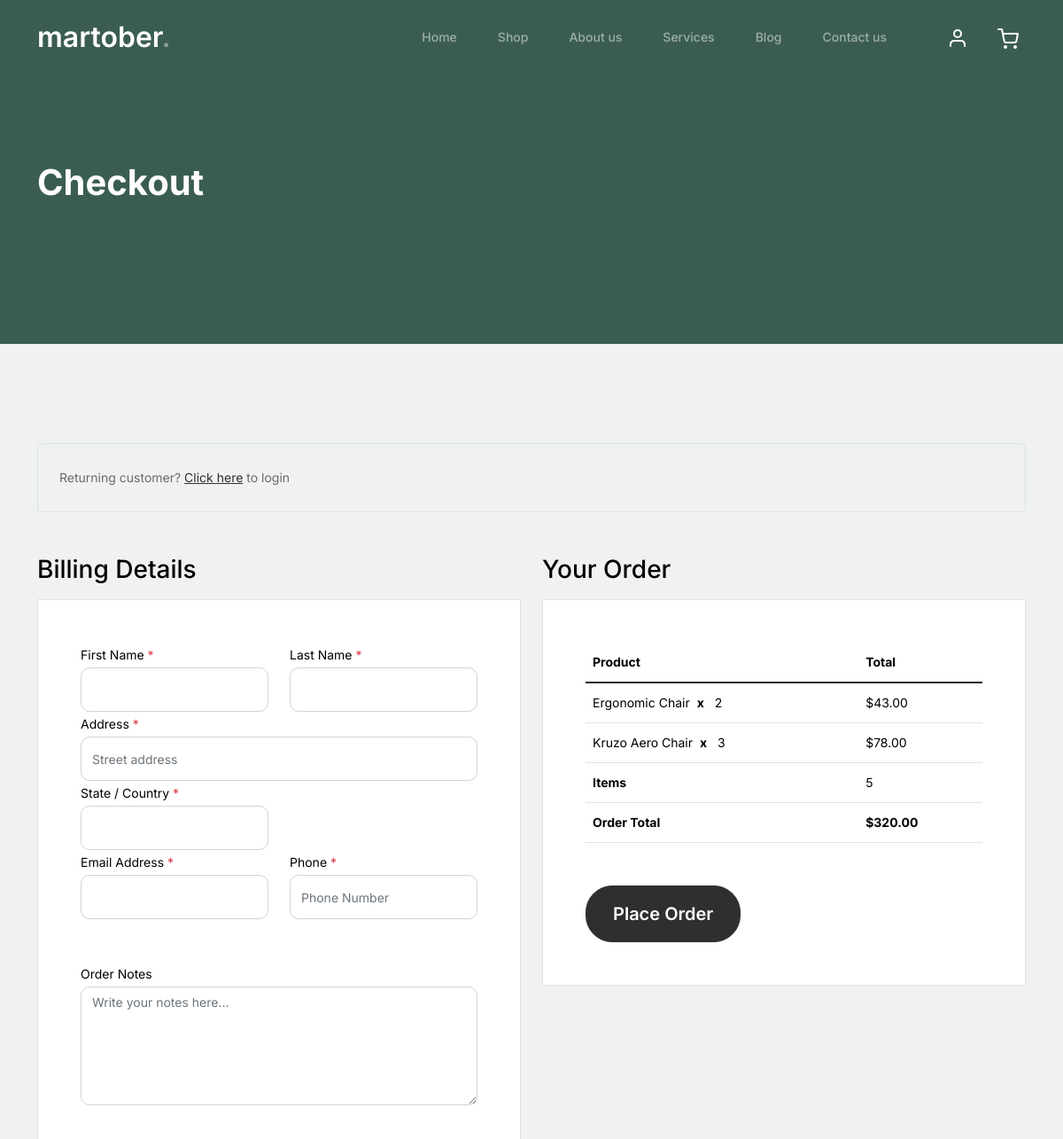
/checkout/ (signed in, upper part), run on an earlier commit of the app's database.
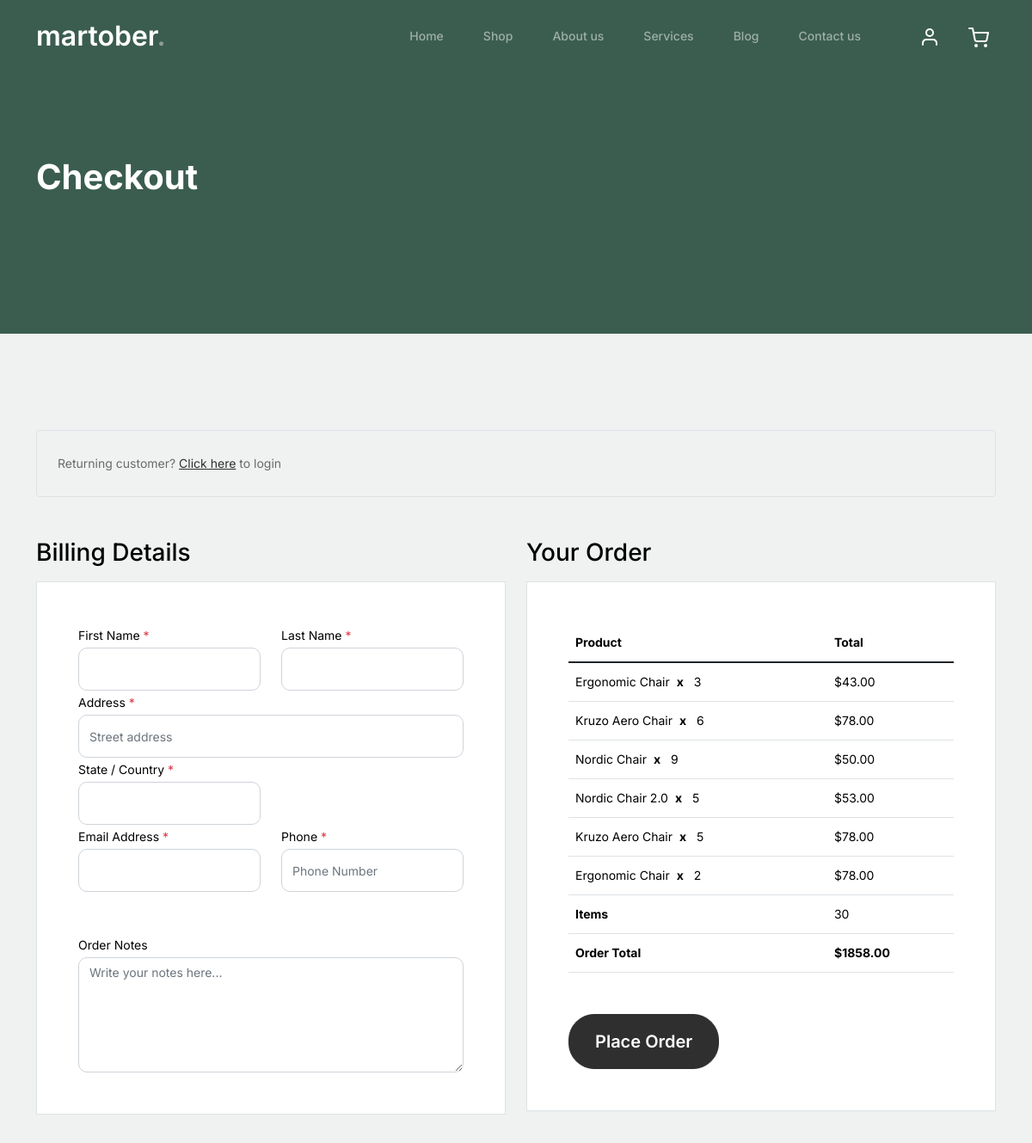
And on a later commit of the database.
### app/models.py (models this page shows, shortened)
class OrderItem(models.Model):
    product = models.ForeignKey(Product, on_delete=models.SET_NULL, blank=True, null=True)
    order = models.ForeignKey(Order, on_delete=models.SET_NULL, blank=True, null=True)
    quantity = models.IntegerField(default=0, null=True, blank=True)
    date_added = models.DateTimeField(auto_now_add=True)
    @property
    def get_total(self):
        total = self.product.price * self.quantity
        return total

class Product(models.Model):
    name = models.CharField(max_length=200, null=True)
    price = models.FloatField(max_length=200, null=True)
    chair = models.BooleanField(default=False, null=True)
    sofa = models.BooleanField(default=False, null=True)
    table = models.BooleanField(default=False, null=True)
    image = models.ImageField(null=True, blank=True)

class Order(models.Model):
    customer = models.ForeignKey(Customer, on_delete=models.SET_NULL, null=True, blank=False)
    date_order = models.DateTimeField(auto_now_add=True)
    complete = models.BooleanField(default=False, null=True, blank=False)
    transaction_id = models.CharField(max_length=200, null=True)
    @property
    def get_cart_items(self):
        orderitems = self.orderitem_set.all()
        total = sum([item.quantity for item in orderitems])
        return total
    @property
    def get_cart_total(self):
        orderitems = self.orderitem_set.all()
        total = sum([item.get_total for item in orderitems])
        return total

### app/views.py (the view)
# urls.py: path('checkout/', views.checkout, name="checkout"),
def checkout(request):
    if request.user.is_authenticated:
        customer = request.user.customer
        order, created = Order.objects.get_or_create(customer = customer, complete=False)
        items = order.orderitem_set.all()
    else:
        items = []
        order = {'get_cart_items':0, 'get_cart_total':0}
    context= {'items':items, 'order':order}
    return render(request, 'app/checkout.html', context)

### app/templates/app/checkout.html (shortened to what the changed rows need)
{% load static %}
<!doctype html>
<html lang="en">
<head>
		<link href="{%static 'app/css/bootstrap.min.css' %}" rel="stylesheet">
		<link href="https://cdnjs.cloudflare.com/ajax/libs/font-awesome/6.0.0-beta3/css/all.min.css" rel="stylesheet">
		<link href="{%static 'app/css/tiny-slider.css' %}" rel="stylesheet">
		<link href="{%static 'app/css/style.css' %}" rel="stylesheet">
	</head>
	<body>
			<div class="hero">
				<div class="container">
					<div class="row justify-content-between">
						<div class="col-lg-5">
							<div class="intro-excerpt">
								<h1>Checkout</h1>
							</div>
						</div>
					</div>
				</div>
			</div>
		<div class="untree_co-section">
		    <div class="container">
		      <div class="row">
		        <div class="col-md-6 mb-5 mb-md-0">
		          <h2 class="h3 mb-3 text-black">Billing Details</h2>
		        </div>
		        <div class="col-md-6">
		          <div class="row mb-5">
		            <div class="col-md-12">
		              <h2 class="h3 mb-3 text-black">Your Order</h2>
		              <div class="p-3 p-lg-5 border bg-white">
		                <table class="table site-block-order-table mb-5">
		                  <thead>
		                    <th>Product</th>
		                    <th>Total</th>
		                  </thead>
		                  <tbody>
							{% for item in items  %}
		                    <tr>
		                      <td>{{item.product.name}}<strong class="mx-2">x</strong> {{item.quantity}}</td>
		                      <td>${{item.product.price | floatformat:2}}</td>
		                    </tr>
		                    {% endfor %}
		                    <tr>
		                      <td class="text-black font-weight-bold"><strong>Items</strong></td>
		                      <td class="text-black">{{order.get_cart_items}}</td>
		                    </tr>
		                    <tr>
		                      <td class="text-black font-weight-bold"><strong>${{order.get_cart_total | floatformat:2}}</strong></td>
		                    </tr>
		                  </tbody>
		                </table>
		              </div>
		            </div>
		          </div>
		        </div>
		      </div>
		    </div>
		  </div>
	</body>
</html>

What changed in the data, as far as the page shows it:
changed OrderItem (number 1 of 6 on the later page): quantity "2" → "3"
changed OrderItem (number 2 of 6 on the later page): quantity "3" → "6"
added OrderItem: product.name "Nordic Chair", quantity "9", product.price "50.00"
added OrderItem: product.name "Nordic Chair 2.0", quantity "5", product.price "53.00"
added OrderItem: product.name "Kruzo Aero Chair", quantity "5", product.price "78.00"
added OrderItem: product.name "Ergonomic Chair", quantity "2", product.price "78.00"
changed through a linked row, Order: get_cart_items "5" → "30"; get_cart_total "320.00" → "1858.00"
